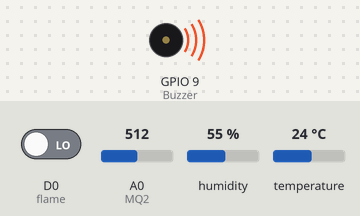
Simulated run of this sketch. Board: ESP8266 (NodeMCU). Parts: buzzer (waves = sounding, pin HIGH). Inputs (shaded band) come from the test bench; at power-on: A0 (MQ2) = 512, D0 (flame) LOW, humidity 55 %, temperature 24 °C. WiFi joins after 1.5 s; servers stay silent unless stated; what the sketch prints to the serial monitor is not drawn.

Above: at 3.2 s.
3.3 s: A0 (MQ2) set to 306
At 8.1 s:
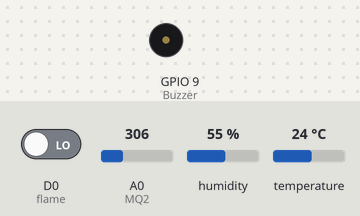
8.5 s: D0 (flame) driven HIGH
At 9.3 s:
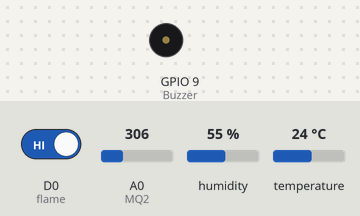
14.3 s: D0 (flame) driven LOW
At 18.0 s:
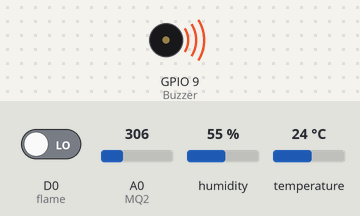
Timing chart, 0 to 30.9 s (numbered marks = the images above; inputs shaded):
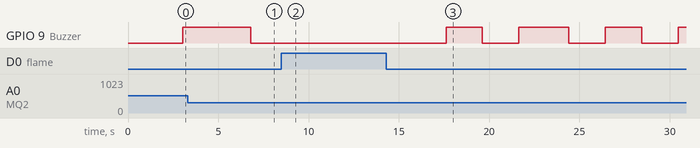

Measured:
- after the input at 3.3 s, GPIO 9 (Buzzer): goes on until 6.8 s, then stays LOW
- after the input at 8.5 s, GPIO 9 (Buzzer): stays LOW (without the input it goes to HIGH after 0.31 s)
- after the input at 14.3 s, GPIO 9 (Buzzer): goes HIGH 2.0 s, LOW 2.0 s, HIGH 2.8 s, LOW 2.0 s, HIGH 2.0 s, LOW 2.0 s, then HIGH, starting after 3.3 s

The sketch:

multisensors.ino
```cpp
#include <Arduino.h>
#if defined(ESP32)
  #include <WiFi.h>
#elif defined(ESP8266)
  #include <ESP8266WiFi.h>
#endif
#include <Firebase_ESP_Client.h>
#include <DHT.h>
// Provide the token generation process info.
#include "addons/TokenHelper.h"
// Provide the RTDB payload printing info and other helper functions.
#include "addons/RTDBHelper.h"

// Insert your network credentials
#define WIFI_SSID "*****"
#define WIFI_PASSWORD "******"
// Insert Firebase project API Key
#define API_KEY "*******"
// Insert Authorized Email and Corresponding Password
#define USER_EMAIL "*******"
#define USER_PASSWORD "********"
// Insert RTDB URLefine the RTDB URL
#define DATABASE_URL "iotsensordb-9b204-default-rtdb.firebaseio.com"
#define DHTPIN D4
#define DHTTYPE DHT11
#define Buzzer 9
#define MQ2 A0
#define flame D0

// Define Firebase objects
FirebaseData fbdo;
FirebaseAuth auth;
FirebaseConfig config;

// Variable to save USER UID
String uid;

// Variables to save database paths
String databasePath;
String tempPath;
String humPath;
String hicPath;
String flmPath;
String gasPath;

float h ;
float t ;
float hic;
int gval;
bool fval;

unsigned long sendDataPrevMillis = 0;
unsigned long timerDelay = 5000;  //Data Sending Delay

DHT dht(DHTPIN, DHTTYPE);

// Initialize WiFi
void initWiFi() {
  WiFi.begin(WIFI_SSID, WIFI_PASSWORD);
  Serial.print("Connecting to WiFi ..");
  while (WiFi.status() != WL_CONNECTED) {
    Serial.print('.');
    delay(1000);
  }
  Serial.println(WiFi.localIP());
  Serial.println();
}
void sendFloat(String path, float value){
  if (Firebase.RTDB.setFloat(&fbdo, path.c_str(), value)){
    Serial.print("Writing value: ");
    Serial.print (value);
    Serial.print(" on the following path: ");
    Serial.println(path);
    Serial.println("PASSED");
    Serial.println("PATH: " + fbdo.dataPath());
    Serial.println("TYPE: " + fbdo.dataType());
  }
  else {
    Serial.println("FAILED");
    Serial.println("REASON: " + fbdo.errorReason());
  }
}
void sendInt(String path, int value){
  if (Firebase.RTDB.setInt(&fbdo, path.c_str(), value)){
    Serial.print("Writing value: ");
    Serial.print (value);
    Serial.print(" on the following path: ");
    Serial.println(path);
    Serial.println("PASSED");
    Serial.println("PATH: " + fbdo.dataPath());
    Serial.println("TYPE: " + fbdo.dataType());
  }
  else {
    Serial.println("FAILED");
    Serial.println("REASON: " + fbdo.errorReason());
  }
}
void sendBool(String path, bool value){
  if (Firebase.RTDB.setBool(&fbdo, path.c_str(), value)){
    Serial.print("Writing value: ");
    Serial.print (value);
    Serial.print(" on the following path: ");
    Serial.println(path);
    Serial.println("PASSED");
    Serial.println("PATH: " + fbdo.dataPath());
    Serial.println("TYPE: " + fbdo.dataType());
  }
  else {
    Serial.println("FAILED");
    Serial.println("REASON: " + fbdo.errorReason());
  }
}

void setup() {
  Serial.begin(115200);
  pinMode(Buzzer, OUTPUT);
  pinMode(flame, INPUT);
  initWiFi();
  dht.begin();

  // Assign the api key (required)
  config.api_key = API_KEY;

  // Assign the user sign in credentials
  auth.user.email = USER_EMAIL;
  auth.user.password = USER_PASSWORD;

  // Assign the RTDB URL (required)
  config.database_url = DATABASE_URL;

  Firebase.reconnectWiFi(true);
  fbdo.setResponseSize(4096);

  // Assign the callback function for the long running token generation task */
  config.token_status_callback = tokenStatusCallback; //see addons/TokenHelper.h

  // Assign the maximum retry of token generation
  config.max_token_generation_retry = 5;

  // Initialize the library with the Firebase authen and config
  Firebase.begin(&config, &auth);

  // Getting the user UID might take a few seconds
  Serial.println("Getting User UID");
  while ((auth.token.uid) == "") {
    Serial.print('.');
    delay(1000);
  }
  // Print user UID
  uid = auth.token.uid.c_str();
  Serial.print("User UID: ");
  Serial.println(uid);

  // Update database path
  databasePath = "/UsersData/" + uid;

  // Update database path for sensor readings
  tempPath = databasePath + "/temperature"; // --> UsersData/<user_uid>/temperature
  humPath = databasePath + "/humidity"; // --> UsersData/<user_uid>/humidity
  hicPath = databasePath + "/heatindex"; // --> UsersData/<user_uid>/heatindex
  flmPath = databasePath + "/flamevalue"; // --> UsersData/<user_uid>/flamevalue
  gasPath = databasePath + "/gasvalue"; // --> UsersData/<user_uid>/gasvalue
}

void gassensor() {
  gval = analogRead(MQ2);
  gval = map(gval, 0, 1024, 0, 100);
  if (gval <= 45) {
    Serial.print("Gas Level:");
    Serial.print(gval);
    Serial.println(" No gas detected");  // Gas Leakage Notification NOT DETECTED
    digitalWrite(Buzzer, LOW);
  } else if (gval > 45) {
    Serial.print("Gas Level:");
    Serial.print(gval);
    Serial.println(" Warning! Gas leak detected");  // Gas Leakage Notification DETECTED
    digitalWrite(Buzzer, HIGH);
  }
  delay(1000);
}
void DHT11sensor() {
  h = dht.readHumidity();
  t = dht.readTemperature();
  hic = dht.computeHeatIndex(t, h, false);
  if (isnan(h) || isnan(t)) {
    Serial.println("Failed to read from DHT sensor!");
    return;
  }
  Serial.print("Temperature: ");
  Serial.print(t);  // Temperature
  Serial.print("*C");
  Serial.print(" Humidity: %");
  Serial.print(h);  // Humidity
  Serial.print(" Heat index: ");
  Serial.print(hic); // Hueat Index
  delay(1000);
}

void flamesensor() {
  fval = digitalRead(flame);
  if (fval == 1) {
    Serial.print('\n');
    Serial.println("No Fire detected");  // Fire Source Notification NOT DETECTED
    digitalWrite(Buzzer, LOW);
  } else if (fval == 0) {
    Serial.print('\n');
    Serial.println("Warning! Fire was detected");  // Fire Source Notification DETECTED
    digitalWrite(Buzzer, HIGH);
  }
  delay(1000);
}

void loop() {
  digitalWrite(Buzzer,LOW);
  DHT11sensor();
  gassensor();
  flamesensor();
  if (Firebase.ready() && (millis() - sendDataPrevMillis > timerDelay || sendDataPrevMillis == 0)){
    sendDataPrevMillis = millis();
  sendFloat(tempPath, t);
  sendFloat(humPath, h);
  sendFloat(hicPath, hic);
  sendInt(gasPath, gval);
  sendBool(flmPath, fval);
  }
  delay(1000);
}
```
